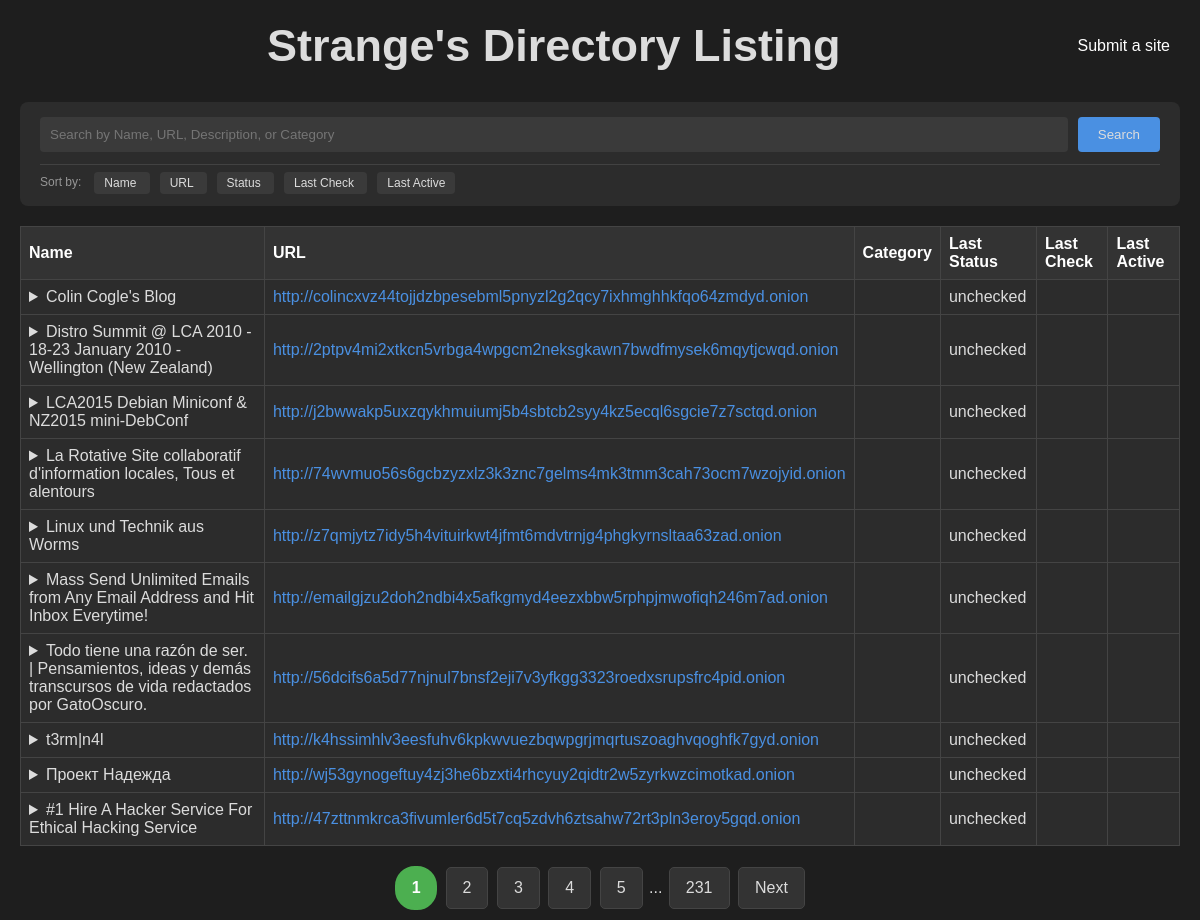
Before: / with the older database file.
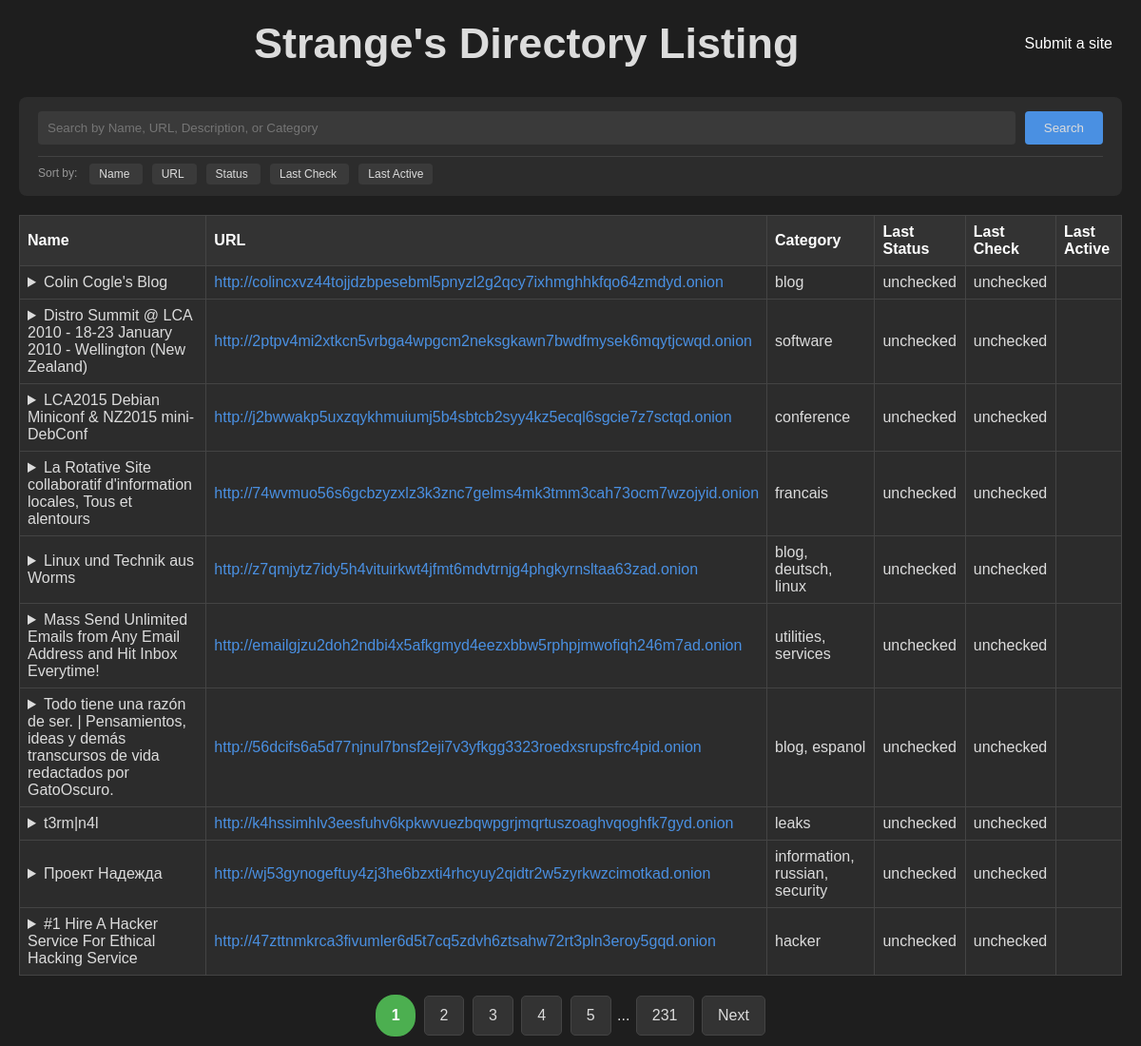
After: the same page with the newer database file.
### tables this page shows
CREATE TABLE sites (
    id INTEGER PRIMARY KEY,
    name TEXT,
    url TEXT,
    description TEXT,
    last_status TEXT DEFAULT 'unchecked',
    last_check TEXT DEFAULT 'unchecked',
    approved INTEGER DEFAULT 0,
    click_count INTEGER DEFAULT 0
, last_active TEXT);

### partials/_table.php (the view, shortened to what this page needs)
<?php
require_once($_SERVER['DOCUMENT_ROOT'] . "/partials/_functions.php");
$paginationLinks = paginate($pg_no, $totalCount);
?>
<head>
    <link rel="stylesheet" href="/css/table.css">
</head>
<table>
    <thead>
        <tr>
            <th>Name</a></th>
            <th>URL</a></th>
            <th>Category</th>
            <th>Last Status</th>
            <th>Last Check</th>
            <th>Last Active</th>
        </tr>
    </thead>
    <tbody>
        <?php foreach ($sites as $site): ?>
            <tr>
                <td>
                    <details>
                        <summary><?= htmlspecialchars($site['name']) ?></summary>
                    </details>
                </td>
                <td><a href="<?= htmlspecialchars($site['url']) ?>"><?= htmlspecialchars($site['url']) ?></a></td>
                <td><?= htmlspecialchars(implode(', ', $site['categories'])) ?></td>
                <td><?= htmlspecialchars($site['last_status']) ?></td>
                <td><?= htmlspecialchars($site['last_check']) ?></td>
                <td><?= htmlspecialchars($site['last_active']) ?></td>
            </tr>
        <?php endforeach; ?>
    </tbody>
</table>
<div class="pagination_container">
    <div class="pagination">
        <?= $paginationLinks ?>
    </div>
</div>

### index.php (shortened to what this page needs)
<?php
$root = $_SERVER['DOCUMENT_ROOT'];
require_once($root . "/partials/_dbconnect.php");
require_once($root . "/partials/_functions.php");
?>
<!DOCTYPE html>
<html lang="en">
<head>
    <link rel="stylesheet" href="/css/index.css">
</head>
<body>
    <div id="header">
        <h1><?php echo TITLE; ?></h1>
        <div id="header-links">
            <?php
            if (isset($_SESSION['admin']) && $_SESSION['admin'] === true) {
                echo '<a href="index.php?action=logout">Logout</a>';
                echo '<a href="/admin.php">Admin Panel</a>';
            } else {
                echo '<a href="submit_site.php">Submit a site</a>';
            }
            ?>
        </div>
    </div>
    <div class="search-container">
        <form id="search_bar" method="get" action="index.php">
            <input type="text" name="q" value="<?= htmlspecialchars($_GET['q'] ?? '') ?>"
                placeholder="Search by Name, URL, Description, or Category">
            <button type="submit">Search</button>
        </form>
        <div class="sort-bar">
            <span class="sort-label">Sort by:</span>
            <div class="sort-options">
                <?php
                $sortOptions = [
                    'name' => 'Name',
                    'url' => 'URL',
                    'last_status' => 'Status',
                    'last_check' => 'Last Check',
                    'last_active' => 'Last Active'
                ];
                $currentSorts = $_GET['sort'] ?? [];
                $currentDirs = $_GET['dir'] ?? [];
                foreach ($sortOptions as $key => $label):
                    $columnIndex = array_search($key, $currentSorts);
                    $isActive = ($columnIndex !== false);
                    $currentDir = $isActive ? $currentDirs[$columnIndex] : 'ASC';
                    $newDir = ($isActive && $currentDir === 'ASC') ? 'DESC' : 'ASC';
                    $sortIndicator = '';
                ?>
                    <a href="<?= buildSortLink($key, $newDir) ?>" class="sort-option <?= $isActive ? 'active' : '' ?>">
                        <?= $label . $sortIndicator ?>
                    </a>
                <?php endforeach; ?>
            </div>
        </div>
    </div>
    <?php
    $pg_no = isset($_GET['page']) ? max((int)$_GET['page'], 1) : 1;
    $offset = ($pg_no - 1) * ITEMS_PER_PAGE;
    $filters['approved'] = 1;
    $result = getSites($filters, $offset);
    $sites = $result['sites'];
    $totalCount = $result['total'];
    include 'partials/_table.php';
    ?>
</body>
</html>

### partials/_functions.php (shortened to what this page needs)
<?php
$root = $_SERVER['DOCUMENT_ROOT'];
require_once($root . "/partials/_dbconnect.php");
function getSites($filters = [], $offset = 0, $limit = ITEMS_PER_PAGE)
{
    global $db;
    $where = [];
    $params = [];
    if (isset($filters['approved'])) {
        $where[] = 's.approved = :approved';
        $params[':approved'] = $filters['approved'];
    }
    $whereSQL = $where ? ('WHERE ' . implode(' AND ', $where)) : '';
    $sortColumns = $_GET['sort'] ?? [];
    $sortDirections = $_GET['dir'] ?? [];
    if (empty($sortColumns)) {
        $sortColumns = ['last_status', 'name'];
        $sortDirections = ['ASC', 'ASC'];
    }
    $allowedSorts = ['name', 'url', 'last_status', 'last_check', 'last_active', 'description'];
    $orderByClauses = [];
    for ($i = 0; $i < count($sortColumns); $i++) {
        $column = $sortColumns[$i];
        $direction = isset($sortDirections[$i]) ? strtoupper($sortDirections[$i]) : 'ASC';
        $direction = ($direction === 'DESC') ? 'DESC' : 'ASC';
        if (in_array($column, $allowedSorts)) {
            $orderByClauses[] = "s.$column $direction";
        }
    }
    $orderBySQL = 'ORDER BY ' . implode(', ', $orderByClauses);
    $query = "
        SELECT
            s.*,
            GROUP_CONCAT(DISTINCT c.name) AS categories,
            ai.info AS additional_info
        FROM sites s
        LEFT JOIN site_categories sc ON s.id = sc.site_id
        LEFT JOIN categories c ON sc.category_id = c.id
        LEFT JOIN additional_info ai ON s.id = ai.site_id
        $whereSQL
        GROUP BY s.id
        $orderBySQL
        LIMIT :limit OFFSET :offset
    ";
    $stmt = $db->prepare($query);
    foreach ($params as $key => $val) {
        $stmt->bindValue($key, $val, is_int($val) ? PDO::PARAM_INT : PDO::PARAM_STR);
    }
    $stmt->bindValue(':limit', $limit, PDO::PARAM_INT);
    $stmt->bindValue(':offset', $offset, PDO::PARAM_INT);
    $stmt->execute();
    $sites = $stmt->fetchAll(PDO::FETCH_ASSOC);
    $countQuery = "
        SELECT COUNT(DISTINCT s.id) as count
        FROM sites s
        LEFT JOIN site_categories sc ON s.id = sc.site_id
        LEFT JOIN categories c ON sc.category_id = c.id
        $whereSQL
    ";
    $countStmt = $db->prepare($countQuery);
    foreach ($params as $key => $val) {
        $countStmt->bindValue($key, $val, is_int($val) ? PDO::PARAM_INT : PDO::PARAM_STR);
    }
    $countStmt->execute();
    $totalCount = (int) $countStmt->fetchColumn();
    return [
        'sites' => $sites,
        'total' => $totalCount
    ];
}
function buildSortLink(string $newColumn, string $newDirection = 'ASC'): string
{
    $query = $_GET;
    $existingColumns = $query['sort'] ?? [];
    $existingDirections = $query['dir'] ?? [];
    $columnIndex = array_search($newColumn, $existingColumns);
    if ($columnIndex !== false) {
        $existingDirections[$columnIndex] = $newDirection;
        $existingColumns = array_slice($existingColumns, 0, $columnIndex + 1);
        $existingDirections = array_slice($existingDirections, 0, $columnIndex + 1);
    } else {
        $existingColumns[] = $newColumn;
        $existingDirections[] = $newDirection;
    }
    $query['sort'] = $existingColumns;
    $query['dir'] = $existingDirections;
    unset($query['page']);
    $baseUrl = strtok($_SERVER["REQUEST_URI"], '?');
    return $baseUrl . '?' . http_build_query($query);
}
function paginate($currentPage = 1, $totalSites)
{
    $currentPage = max(1, (int)$currentPage);
    $totalPages = ceil($totalSites / ITEMS_PER_PAGE);
    $currentPage = min($currentPage, $totalPages);
    $url = strtok($_SERVER['REQUEST_URI'], '?');
    $queryArray = $_GET;
    $paginationLinks = [];
    $start = max(1, $currentPage - 2);
    $end = min($totalPages, $currentPage + 2);
    if ($currentPage - 2 < 1) {
        $end = min(5, $totalPages);
    }
    for ($i = $start; $i <= $end; $i++) {
        if ($i == $currentPage) {
            $hiddenInputs = '';
            $paginationLinks[] = '<form method="get" action="' . $url . '" style="display: inline-block; margin: 0; padding: 0;background-color:inherit">
            ' . $hiddenInputs . '
            <input type="number" name="page" min="1" max="' . $totalPages . '" value="' . $i . '" class="page-input">
            </form>';
        } else {
            $queryArray['page'] = $i;
            $paginationLinks[] = '<a href="' . $url . '?' . http_build_query($queryArray) . '">' . $i . '</a>';
        }
    }
    if ($end < $totalPages) {
        if ($end < $totalPages - 1) {
            $paginationLinks[] = '...';
        }
        $queryArray['page'] = $totalPages;
        $paginationLinks[] = '<a href="' . $url . '?' . http_build_query($queryArray) . '">' . $totalPages . '</a>';
    }
    if ($currentPage < $totalPages) {
        $queryArray['page'] = $currentPage + 1;
        $paginationLinks[] = '<a href="' . $url . '?' . http_build_query($queryArray) . '">Next</a>';
    }
    return implode(' ', $paginationLinks);
}

### css/index.css (style rules this page uses)
#header { display: flex; justify-content: space-between; align-items: center; padding: 10px; margin-bottom: 20px; }
#header h1 { font-size: 45px;; margin: 0; text-align: center; flex-grow: 1; }
#header a { text-decoration: none; color: white; margin-left: auto; }
#header-links { display: flex; gap: 10px; }
#header-links a { text-decoration: none; color: white; }
body { background-color: var(--bg-col); color: var(--color); font-family: Arial, sans-serif; margin: 0; padding: 10px 20px; border: 2px soild red; }
.search-container { background-color: var(--bg-acc-col); border-radius: 8px; padding: 15px 20px; margin-bottom: 20px; }
#search_bar { display: flex; gap: 10px; margin-bottom: 12px; }
#search_bar input[type="text"] { flex: 1; padding: 10px; border: none; border-radius: 4px; background-color: var(--bg-acc2-col); color: inherit; }
#search_bar button { padding: 10px 20px; background-color: var(--btn-col); color: inherit; border: none; border-radius: 4px; cursor: pointer; }
.sort-bar { display: flex; align-items: center; gap: 8px; flex-wrap: wrap; padding-top: 8px; border-top: 1px solid rgba(255,255,255,0.1); }
.sort-label { font-size: 12px; opacity: 0.6; }
.sort-option { margin: 5px; padding: 4px 10px; background-color: var(--bg-acc2-col); border-radius: 4px; font-size: 12px; text-decoration: none; border-bottom: none; color: var(--color); }

### css/table.css (style rules this page uses)
table { width: 100%; border-collapse: collapse; margin: 20px 0; }
table, th, td { border: 1px solid #444; }
th, td { padding: 8px; text-align: left; }
th { background-color: #333; color: #ffffff; }
td { background-color: #2c2c2c; }
a { color: #4a90e2; text-decoration: none; }
.pagination_container { width: 100%; text-align: center; }
.pagination { display: inline-block; }
.pagination a { color: #dcdcdc; padding: 8px 16px; text-decoration: none; border: 1px solid #444; margin: 0 2px; background-color: #333; border-radius: 5px; display: inline-block; line-height: 1.5; text-align: center; }
.page-input { background-color: #4CAF50; color: white; width: 42px; text-align: center; font-weight: bold; border: 2px solid #4CAF50; border-radius: 20px; padding: 8px 0; margin: 0 2px; font-size: inherit; font-family: inherit; cursor: pointer; line-height: 1.5; box-sizing: border-box; -moz-appearance: textfield; appearance: textfield; }
details { overflow: hidden; transition: height 0.3s ease-out; }

### css/colors.css (style rules this page uses)
:root { --bg-col : #1e1e1e; --bg-acc-col: #2c2c2c; --bg-acc2-col: #3a3a3a; --color : #dcdcdc; --btn-col: #4a90e2; --btn-hl-col: #357abd; }

Changed rows visible on the page:
changed sites "Colin Cogle's Blog": categories (not shown) → "blog"; last_check (not shown) → "unchecked"
changed sites "Distro Summit @ LCA 2010 - 18-23 January 2010 - Wellington (New Zealand)": categories (not shown) → "software"; last_check (not shown) → "unchecked"
changed sites "LCA2015 Debian Miniconf & NZ2015 mini-DebConf": categories (not shown) → "conference"; last_check (not shown) → "unchecked"
changed sites "La Rotative Site collaboratif d'information locales, Tous et alentours": categories (not shown) → "francais"; last_check (not shown) → "unchecked"
changed sites "Linux und Technik aus Worms": categories (not shown) → "blog, deutsch, linux"; last_check (not shown) → "unchecked"
changed sites "Mass Send Unlimited Emails from Any Email Address and Hit Inbox Everytime!": categories (not shown) → "utilities, services"; last_check (not shown) → "unchecked"
changed sites "http://56dcifs6a5d77njnul7bnsf2eji7v3yfkgg3323roedxsrupsfrc4pid.onion": categories (not shown) → "blog, espanol"; last_check (not shown) → "unchecked"
changed sites "t3rm|n4l": categories (not shown) → "leaks"; last_check (not shown) → "unchecked"
changed sites "Проект Надежда": categories (not shown) → "information, russian, security"; last_check (not shown) → "unchecked"
changed sites "#1 Hire A Hacker Service For Ethical Hacking Service": categories (not shown) → "hacker"; last_check (not shown) → "unchecked"
